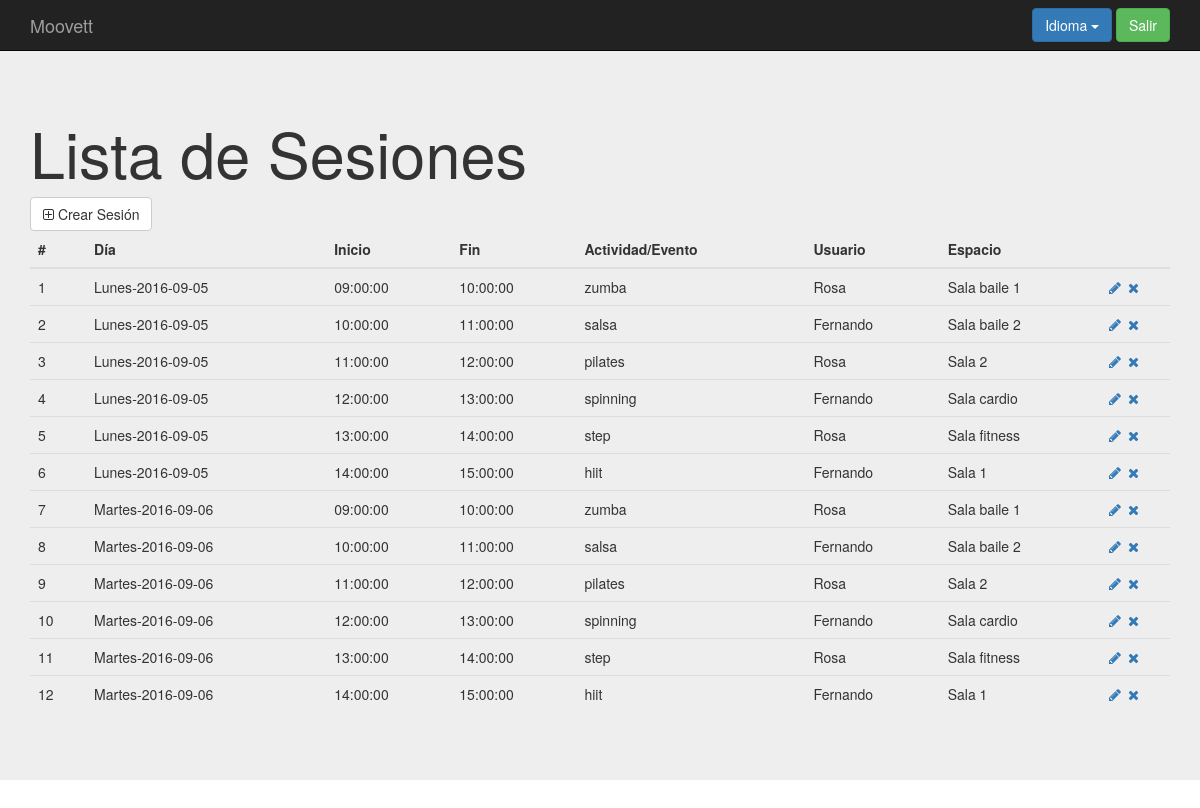
Before: /index.php?controller=session&action=show (signed in) with the older database file.
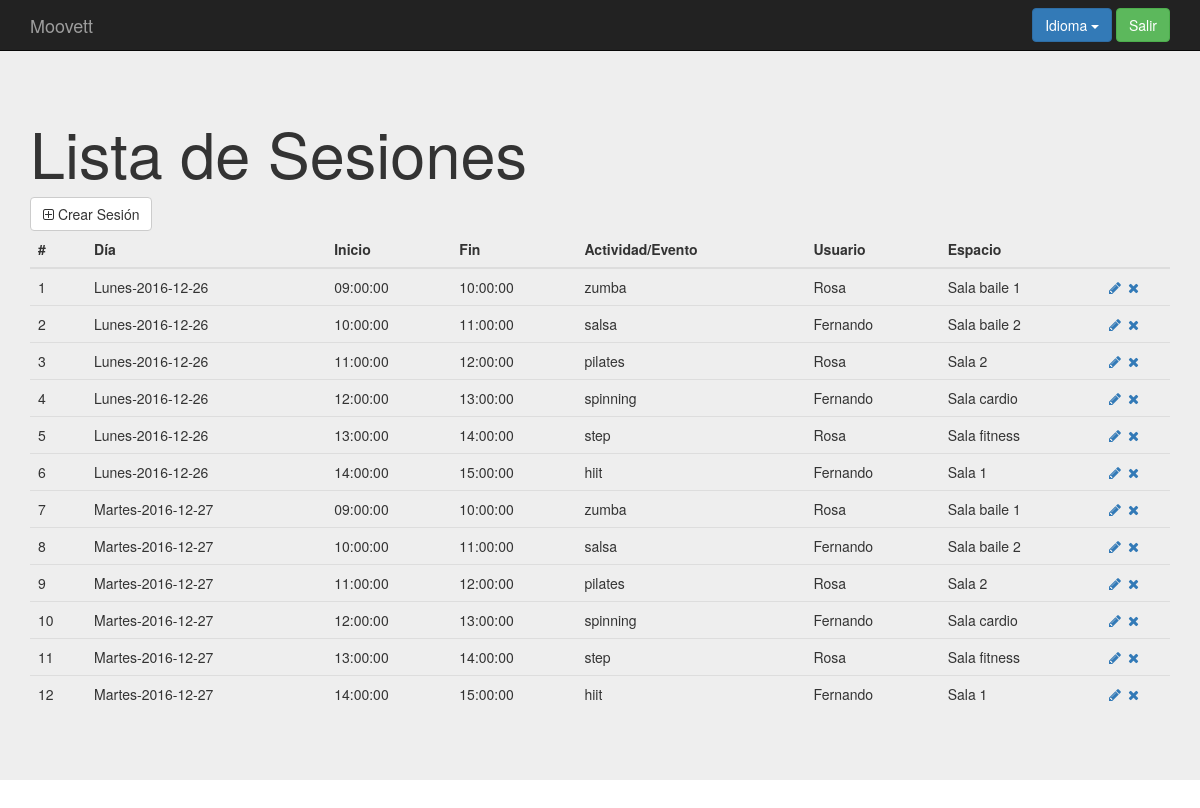
After: the same page with the newer database file.
### tables this page shows
create table `sesion` (
`id` int(11) not null,
  `actividad_id` int(11),
  `horas_posibles_id` int(11) not null,
  `evento_id` int(11) null,
  `user_id` int(11) not null,
  `espacio_id` int(11) not null
);

create table `horas_posibles` (
  `id` int(11) not null,
  `dia` date not null,
  `hora_inicio` time not null,
  `hora_fin` time not null,
  `rango_horario_id` int(11) not null,
  `active` tinyint(1) not null default '0'
);

create table `actividad` (
`id` int(11) not null,
  `nombre` varchar(10) not null,
  `capacidad` smallint(6) not null,
  `precio` smallint(6) not null,
  `espacio_id` int(11) not null,
  `categoria_id` int(11) not null
);

create table `user` (
`id` int(11) not null,
  `dni` varchar(9) not null,
  `username` varchar(25) not null,
  `name` varchar(15) not null,
  `surname` varchar(40) not null,
  `fecha_nac` date not null,
  `direccion` varchar(50) not null,
  `comentario` varchar(500) default null,
  `num_cuenta` varchar(24) not null,
  `tipo_contrato` varchar(20) not null,
  `email` varchar(40) not null,
  `foto` varchar(50) not null,
  `activo` tinyint(1) not null default '1',
  `passwd` varchar(15) default null,
  `profile` varchar(25) default null
);

create table `espacio` (
`id` int(11) not null,
  `nombre` varchar(45) not null
);

### core/ViewManager.php (called while the page is built, shortened)
<?php
class ViewManager {
    private $fragmentContents = array();
    private $variables = array();
    private $currentFragment = self::DEFAULT_FRAGMENT;
    private $layout = "default";
    private function saveCurrentFragment() {
        $this->fragmentContents[$this->currentFragment].=ob_get_contents();
    }
    public function moveToFragment($name) {
        $this->currentFragment = $name;
    }
    public function getFragment($fragment, $default="") {
        if (!isset($this->fragmentContents[$fragment])) {
            return $default;
        }
        return $this->fragmentContents[$fragment];
    }
    public function setVariable($varname, $value, $flash=false) {
        $this->variables[$varname] = $value;
    }
    public function getVariable($varname, $default=NULL) {
        if (!isset($this->variables[$varname])) {
            return $default;
        }
        return $this->variables[$varname];
    }
    public function setLayout($layout) {
        $this->layout = $layout;
    }
    public function render($controller, $viewname) {
        include(__DIR__."/../Views/$controller/$viewname.php");
        $this->renderLayout();
    }
    private function renderLayout() {
        include(__DIR__."/../Views/layouts/".$this->layout.".php");
    }
    private static $viewmanager_singleton = NULL;
    public static function getInstance() {
        if (self::$viewmanager_singleton == null) {
            self::$viewmanager_singleton = new ViewManager();
        }
        return self::$viewmanager_singleton;
    }
}

### Controllers/SESSION_Controller.php (called while the page is built, shortened)
<?php
require_once(__DIR__."/../core/ViewManager.php");
require_once(__DIR__."/../core/I18n.php");
require_once(__DIR__."/../Models/Session.php");
require_once(__DIR__."/../Models/SESSION_Model.php");
class SESSION_Controller extends BaseController {
    private $sessionMapper;
    public function __construct() {
        $this->sessionMapper = new SESSION_Model();
        $this->view->setLayout("default");
    }
    public function show(){
        $sessions = $this->sessionMapper->fetch_all();
        $hours = $this->sessionMapper->fetch_hours();
        $activities = $this->sessionMapper->fetch_activities();
        $events = $this->sessionMapper->fetch_events();
        $users = $this->sessionMapper->fetch_users();
        $spaces = $this->sessionMapper->fetch_spaces();
        $this->view->setVariable("hours", $hours);
        $this->view->setVariable("activities", $activities);
        $this->view->setVariable("events", $events);
        $this->view->setVariable("users", $users);
        $this->view->setVariable("spaces", $spaces);
        $this->view->setVariable("sessions", $sessions);
        $this->view->render("session", "SESSION_SHOW_Vista");
    }
}

### index.php (called while the page is built, shortened)
<?php
function run() {
    try{
        $controller = loadController($_GET["controller"]);
        $actionName = $_GET["action"];
        $controller->$actionName();
    } catch(Exception $ex) {
        die($ex->getMessage());
  }
}
function loadController($controllerName) {
    return new $controllerClassName();
}
run();
?>

### core/I18n.php (called while the page is built, shortened)
<?php
class I18n {
  private $messages;
  public function setLanguage($language) {
    $this->messages = $i18n_messages;
  }
  public function i18n($key) {
    if (isset($this->messages[$key])){
      return $this->messages[$key];
    }else{
      return $key;
    }
  }
  private static $i18n_singleton = null;
  public static function getInstance() {
    if (self::$i18n_singleton == NULL) {
      self::$i18n_singleton = new I18n();
    }
    return self::$i18n_singleton;
  }
}
function i18n($key) {
  return I18n::getInstance()->i18n($key);
}

### Models/Session.php (called while the page is built, shortened)
<?php
class Session {
    private $id;
    private $activity_id;
    private $hours_id;
    private $user_id;
    private $space_id;
    public function __construct($id=NULL, $activity_id=NULL,$hours_id=NULL,$event_id=NULL,$user_id=NULL,$space_id=NULL) {
        $this->id = $id;
        $this->activity_id = $activity_id;
        $this->hours_id = $hours_id;
        $this->user_id=$user_id;
        $this->space_id=$space_id;
    }
    public function getID() {
        return $this->id;
    }
    public function getActivityID() {
        return $this->activity_id;
    }
    public function getHoursID() {
        return $this->hours_id;
    }
    public function getUserID() {
        return $this->user_id;
    }
    public function getSpaceID() {
        return $this->space_id;
    }
}

### Models/SESSION_Model.php (called while the page is built, shortened)
<?php
require_once(__DIR__."/../core/PDOConnection.php");
class SESSION_Model {
    private $db;
    public function __construct() {
        $this->db = PDOConnection::getInstance();
    }
    public function fetch_all(){
        $sql = $this->db->prepare("SELECT sesion.* FROM sesion");
        $sql->execute();
        $sessions_db = $sql->fetchAll(PDO::FETCH_ASSOC);
        $sessions = array();
        foreach ($sessions_db as $session) {
            array_push($sessions, new Session($session["id"], $session["actividad_id"],$session["horas_posibles_id"],$session["evento_id"],$session["user_id"],$session["espacio_id"]));
        }
        return $sessions;
    }
    public function fetch_activities(){
        $sql = $this->db->prepare("SELECT * FROM actividad");
        $sql->execute();
        $list_db = $sql->fetchAll(PDO::FETCH_ASSOC);
        if ($list_db!= NULL) {
            return $list_db;
        } else {
            return NULL;
        }
    }
    public function fetch_hours(){
        $sql = $this->db->prepare("SELECT * FROM horas_posibles");
        $sql->execute();
        $list_db = $sql->fetchAll(PDO::FETCH_ASSOC);
        if ($list_db!= NULL) {
            return $list_db;
        } else {
            return NULL;
        }
    }
    public function fetch_users(){
        $sql = $this->db->prepare("SELECT * FROM user");
        $sql->execute();
        $list_db = $sql->fetchAll(PDO::FETCH_ASSOC);
        if ($list_db!= NULL) {
            return $list_db;
        } else {
            return NULL;
        }
    }
    public function fetch_spaces(){
        $sql = $this->db->prepare("SELECT * FROM espacio");
        $sql->execute();
        $list_db = $sql->fetchAll(PDO::FETCH_ASSOC);
        if ($list_db!= NULL) {
            return $list_db;
        } else {
            return NULL;
        }
    }
}

### core/PDOConnection.php (called while the page is built)
<?php
class PDOConnection {
    private static $dbhost = "127.0.0.1";
    private static $dbname = "moovett";
    private static $dbuser = "moovett";
    private static $dbpass = "moovett";
    private static $db_singleton = null;
    public static function getInstance() {
        if (self::$db_singleton == null) {
            self::$db_singleton = new PDO(
                "mysql:host=".self::$dbhost.";dbname=".self::$dbname.";charset=utf8",
                self::$dbuser,
                self::$dbpass,
                array(
                    PDO::ATTR_EMULATE_PREPARES => false,
                    PDO::ATTR_ERRMODE => PDO::ERRMODE_EXCEPTION
                )
            );
        }
        return self::$db_singleton;
    }
}
?>

### Views/session/SESSION_SHOW_Vista.php (the view, shortened to what this page needs)
<?php
require_once(__DIR__."/../../core/ViewManager.php");
$view = ViewManager::getInstance();
$view->setVariable("title", "Manage Sessions");
$sessions = $view->getVariable("sessions");
$hours = $view->getVariable("hours");
$activities = $view->getVariable("activities");
$users = $view->getVariable("users");
$spaces = $view->getVariable("spaces");
?>
<div class="jumbotron">
    <div class="container">
    <h1><?= i18n("List of Sessions")?></h1>
	<a href="index.php?controller=session&action=add" class="btn btn-default"><i class="fa fa-plus-square-o" aria-hidden="true"></i> <?= i18n("Create Session")?></a>
<table class="table">
      <thead>
        <tr>
          <th>#</th>
          <th><?= i18n("Day")?></th>
          <th><?= i18n("Start")?></th>
          <th><?= i18n("End")?></th>
          <th><?= i18n("Activity/Event")?></th>
            <th><?= i18n("User")?></th>
          <th><?= i18n("Space")?></th>
          <th style="width: 72px;"></th>
        </tr>
      </thead>
      <tbody>
        <?php foreach($sessions as $session){ ?>
              <tr>
                <td><?php echo $session->getID(); ?></td>
                <?php foreach($hours as $hour => $value){ ?>
                  <?php if($value["id"]==$session->getHoursID()) {?>
                   <td><?php echo i18n(date('l', strtotime($value["dia"]))) ."-" .$value["dia"] ?></td>
                   <td><?php echo $value["hora_inicio"] ?></td>
                   <td><?php echo $value["hora_fin"] ?></td>
                <?php } } ?>
                <?php if($session->getActivityID()) {?>
                <?php foreach($activities as $activity => $value){ ?>
                  <?php if($value["id"]==$session->getActivityID()) {?>
                   <td><?php echo $value["nombre"] ?></td>
                <?php } } } ?>
                <?php foreach($users as $user=> $value){ ?>
                  <?php if($value["id"]==$session->getUserID()) {?>
                   <td><?php echo $value["name"] ?></td>
                  <?php } } ?>
                <?php foreach($spaces as $space => $value){ ?>
                  <?php if($value["id"]==$session->getSpaceID()) {?>
                   <td><?php echo $value["nombre"] ?></td>
                <?php } } ?>
                <td>
                    <a href="index.php?controller=session&action=edit&id=<?php echo $session->getID();  ?>"><i class="fa fa-pencil fa-fw" aria-hidden="true"></i></a>
                    <a href="index.php?controller=session&action=delete&id=<?php echo $session->getID();  ?>" role="button" data-toggle="modal"><i class="fa fa-times" aria-hidden="true"></i></a>
                </td>
            </tr>
             <?php } ?>
      </tbody>
    </table>
    </div>
</div>

### Views/layouts/default.php (shortened to what this page needs)
<?php
require_once(__DIR__."/../../core/ViewManager.php");
$view = ViewManager::getInstance();
$currentuser = $view->getVariable("currentusername");
?><!DOCTYPE html>
<html>
    <head>
	<link rel="stylesheet" href="css/bootstrap.min.css" type="text/css">
  <link rel="stylesheet" href="css/bootstrap-datepicker3.min.css" type="text/css">
  <link rel="stylesheet" href="css/bootstrap-multiselect.css" type="text/css"/>
  <link rel="stylesheet" href="font-awesome/css/font-awesome.min.css" type="text/css">
	<link rel="stylesheet" href="css/style.css" type="text/css">
    </head>
    <body>
	<header>
	    <nav class="navbar navbar-inverse navbar-fixed-top">
		<div class="container">
		    <div class="navbar-header">
			<a class="navbar-brand" href="index.php">Moovett</a>
		    </div>
		    <div id="navbar" class="navbar-collapse collapse">
			<?php if (isset($currentuser)): ?>
		    <form class="navbar-form navbar-right" action="index.php?controller=user&amp;action=logout" method="POST">
          <?php
            include(__DIR__."/language_select_element.php");
          ?>
				<button type="submit" class="btn btn-success"><?= i18n("Logout") ?></button>
			    </form>
			<?php endif ?>
		    </div>
		</div>
	    </nav>
	</header>
	<main>
	    <?= $view->getFragment(ViewManager::DEFAULT_FRAGMENT) ?>
	</main>
    </body>
</html>

### Views/layouts/language_select_element.php (shortened to what this page needs)
<div class="btn-group">
  <button type="button" class="btn btn-primary dropdown-toggle" data-toggle="dropdown">
  <?= i18n("Language") ?> <span class="caret"></span>
</button>
</div>

### css/style.css (style rules this page uses)
body { padding-top: 50px; padding-bottom: 20px; }

Changed rows visible on the page:
changed horas_posibles (number 1 of 12 on the later page): dia "2016-09-05" → "2016-12-26"
changed horas_posibles (number 2 of 12 on the later page): dia "2016-09-05" → "2016-12-26"
changed horas_posibles (number 3 of 12 on the later page): dia "2016-09-05" → "2016-12-26"
changed horas_posibles (number 4 of 12 on the later page): dia "2016-09-05" → "2016-12-26"
changed horas_posibles (number 5 of 12 on the later page): dia "2016-09-05" → "2016-12-26"
changed horas_posibles (number 6 of 12 on the later page): dia "2016-09-05" → "2016-12-26"
changed horas_posibles (number 7 of 12 on the later page): dia "2016-09-06" → "2016-12-27"
changed horas_posibles (number 8 of 12 on the later page): dia "2016-09-06" → "2016-12-27"
changed horas_posibles (number 9 of 12 on the later page): dia "2016-09-06" → "2016-12-27"
changed horas_posibles (number 10 of 12 on the later page): dia "2016-09-06" → "2016-12-27"
changed horas_posibles (number 11 of 12 on the later page): dia "2016-09-06" → "2016-12-27"
changed horas_posibles (number 12 of 12 on the later page): dia "2016-09-06" → "2016-12-27"
